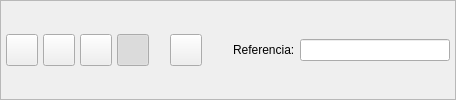
      <widget class="QFrame" name="frame_2">
       <property name="sizePolicy">
        <sizepolicy hsizetype="Expanding" vsizetype="Fixed">
         <horstretch>0</horstretch>
         <verstretch>0</verstretch>
        </sizepolicy>
       </property>
       <property name="frameShape">
        <enum>QFrame::StyledPanel</enum>
       </property>
       <property name="frameShadow">
        <enum>QFrame::Raised</enum>
       </property>
       <layout class="QHBoxLayout">
        <property name="spacing">
         <number>5</number>
        </property>
        <property name="leftMargin">
         <number>5</number>
        </property>
        <property name="topMargin">
         <number>5</number>
        </property>
        <property name="rightMargin">
         <number>5</number>
        </property>
        <property name="bottomMargin">
         <number>5</number>
        </property>
        <item>
         <widget class="QToolButton" name="mui_guardar">
          <property name="minimumSize">
           <size>
            <width>32</width>
            <height>32</height>
           </size>
          </property>
          <property name="maximumSize">
           <size>
            <width>32</width>
            <height>32</height>
           </size>
          </property>
          <property name="toolTip">
           <string>Guardar factura</string>
          </property>
          <property name="whatsThis">
           <string>Guardar factura</string>
          </property>
          <property name="text">
           <string/>
          </property>
          <property name="icon">
           <iconset resource="../../../bulmages.qrc">
            <normaloff>:/Images/edit-save.png</normaloff>:/Images/edit-save.png</iconset>
          </property>
          <property name="iconSize">
           <size>
            <width>22</width>
            <height>22</height>
           </size>
          </property>
         </widget>
        </item>
        <item>
         <widget class="QToolButton" name="mui_borrar">
          <property name="minimumSize">
           <size>
            <width>32</width>
            <height>32</height>
           </size>
          </property>
          <property name="maximumSize">
           <size>
            <width>32</width>
            <height>32</height>
           </size>
          </property>
          <property name="toolTip">
           <string>Borrar factura</string>
          </property>
          <property name="whatsThis">
           <string>Borrar factura</string>
          </property>
          <property name="text">
           <string/>
          </property>
          <property name="icon">
           <iconset resource="../../../bulmages.qrc">
            <normaloff>:/Images/edit-delete.png</normaloff>:/Images/edit-delete.png</iconset>
          </property>
          <property name="iconSize">
           <size>
            <width>22</width>
            <height>22</height>
           </size>
          </property>
         </widget>
        </item>
        <item>
         <widget class="QToolButton" name="mui_imprimir">
          <property name="minimumSize">
           <size>
            <width>32</width>
            <height>32</height>
           </size>
          </property>
          <property name="maximumSize">
           <size>
            <width>32</width>
            <height>32</height>
           </size>
          </property>
          <property name="toolTip">
           <string>Imprimir factura</string>
          </property>
          <property name="whatsThis">
           <string>Imprimir factura</string>
          </property>
          <property name="text">
           <string/>
          </property>
          <property name="icon">
           <iconset resource="../../../bulmages.qrc">
            <normaloff>:/Images/document-print.png</normaloff>:/Images/document-print.png</iconset>
          </property>
          <property name="iconSize">
           <size>
            <width>22</width>
            <height>22</height>
           </size>
          </property>
         </widget>
        </item>
        <item>
         <widget class="QToolButton" name="mui_detalles">
          <property name="minimumSize">
           <size>
            <width>32</width>
            <height>32</height>
           </size>
          </property>
          <property name="maximumSize">
           <size>
            <width>32</width>
            <height>32</height>
           </size>
          </property>
          <property name="toolTip">
           <string>Mostrar/ocultar cabecera</string>
          </property>
          <property name="whatsThis">
           <string>Mostrar/ocultar cabecera</string>
          </property>
          <property name="text">
           <string/>
          </property>
          <property name="icon">
           <iconset resource="../../../bulmages.qrc">
            <normaloff>:/Images/document-properties.png</normaloff>:/Images/document-properties.png</iconset>
          </property>
          <property name="iconSize">
           <size>
            <width>22</width>
            <height>22</height>
           </size>
          </property>
          <property name="checkable">
           <bool>true</bool>
          </property>
          <property name="checked">
           <bool>true</bool>
          </property>
         </widget>
        </item>
        <item>
         <spacer>
          <property name="orientation">
           <enum>Qt::Horizontal</enum>
          </property>
          <property name="sizeType">
           <enum>QSizePolicy::Expanding</enum>
          </property>
          <property name="sizeHint" stdset="0">
           <size>
            <width>16</width>
            <height>26</height>
           </size>
          </property>
         </spacer>
        </item>
        <item>
         <widget class="QToolButton" name="mui_veralbaranes">
          <property name="enabled">
           <bool>true</bool>
          </property>
          <property name="minimumSize">
           <size>
            <width>32</width>
            <height>32</height>
           </size>
          </property>
          <property name="maximumSize">
           <size>
            <width>32</width>
            <height>32</height>
           </size>
          </property>
          <property name="toolTip">
           <string>Ver albaranes con la misma referencia</string>
          </property>
          <property name="whatsThis">
           <string>Ver albaranes con la misma referencia</string>
          </property>
          <property name="icon">
           <iconset resource="../../../bulmages.qrc">
            <normaloff>:/Images/client-delivery-note-list.png</normaloff>:/Images/client-delivery-note-list.png</iconset>
          </property>
          <property name="iconSize">
           <size>
            <width>22</width>
            <height>22</height>
           </size>
          </property>
         </widget>
        </item>
        <item>
         <widget class="QFrame" name="mui_plugbotones">
          <property name="sizePolicy">
           <sizepolicy hsizetype="Expanding" vsizetype="Preferred">
            <horstretch>0</horstretch>
            <verstretch>0</verstretch>
           </sizepolicy>
          </property>
          <property name="frameShape">
           <enum>QFrame::NoFrame</enum>
          </property>
          <property name="frameShadow">
           <enum>QFrame::Plain</enum>
          </property>
          <property name="lineWidth">
           <number>0</number>
          </property>
         </widget>
        </item>
        <item>
         <spacer>
          <property name="orientation">
           <enum>Qt::Horizontal</enum>
          </property>
          <property name="sizeType">
           <enum>QSizePolicy::Expanding</enum>
          </property>
          <property name="sizeHint" stdset="0">
           <size>
            <width>21</width>
            <height>26</height>
           </size>
          </property>
         </spacer>
        </item>
        <item>
         <widget class="QLabel" name="label5">
          <property name="sizePolicy">
           <sizepolicy hsizetype="Fixed" vsizetype="Fixed">
            <horstretch>0</horstretch>
            <verstretch>0</verstretch>
           </sizepolicy>
          </property>
          <property name="text">
           <string>Referencia:</string>
          </property>
          <property name="buddy">
           <cstring>mui_reffactura</cstring>
          </property>
         </widget>
        </item>
        <item>
         <widget class="BfBuscarReferencia" name="mui_reffactura">
          <property name="sizePolicy">
           <sizepolicy hsizetype="Fixed" vsizetype="Fixed">
            <horstretch>0</horstretch>
            <verstretch>0</verstretch>
           </sizepolicy>
          </property>
          <property name="minimumSize">
           <size>
            <width>150</width>
            <height>0</height>
           </size>
          </property>
         </widget>
        </item>
       </layout>
       <zorder>mui_borrar</zorder>
       <zorder>mui_imprimir</zorder>
       <zorder>mui_veralbaranes</zorder>
       <zorder>mui_plugbotones</zorder>
       <zorder>label5</zorder>
       <zorder>mui_reffactura</zorder>
       <zorder>mui_guardar</zorder>
       <zorder>mui_detalles</zorder>
      </widget>
